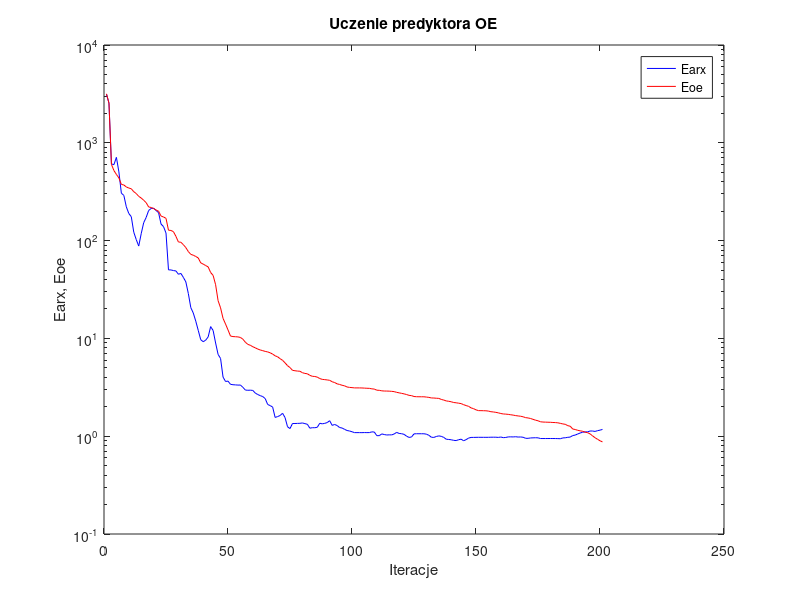
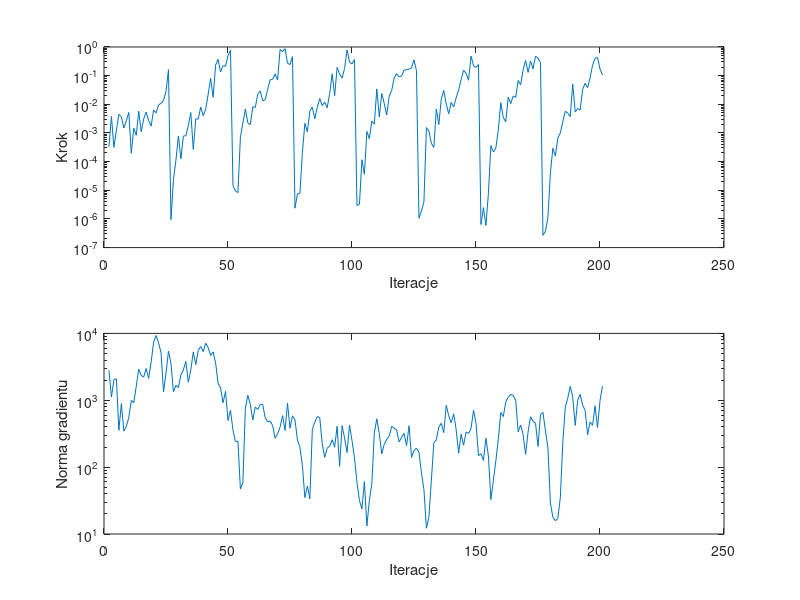

Write MATLAB code to recreate these figures, in order.
%uczenie predyktora oe
clear all;
n=0; farx(n+1)=3.141603e+003; foe(n+1)=3.168925e+003; wspucz(n+1)=0.000000e+000; ng(n+1)=0.000000e+000;
%odnowa zmiennej metryki
n=1; farx(n+1)=2.543788e+003; foe(n+1)=2.549883e+003; krok(n+1)=3.383827e-004; ng(n+1)=2.791383e+003;
n=2; farx(n+1)=6.075581e+002; foe(n+1)=6.014707e+002; krok(n+1)=3.739948e-003; ng(n+1)=1.116469e+003;
n=3; farx(n+1)=5.980440e+002; foe(n+1)=5.204183e+002; krok(n+1)=3.149159e-004; ng(n+1)=2.043919e+003;
n=4; farx(n+1)=7.101484e+002; foe(n+1)=4.749224e+002; krok(n+1)=1.273916e-003; ng(n+1)=2.094510e+003;
n=5; farx(n+1)=5.045341e+002; foe(n+1)=4.377045e+002; krok(n+1)=4.464102e-003; ng(n+1)=3.566786e+002;
n=6; farx(n+1)=3.052595e+002; foe(n+1)=3.755178e+002; krok(n+1)=3.660956e-003; ng(n+1)=8.908105e+002;
n=7; farx(n+1)=2.898136e+002; foe(n+1)=3.705816e+002; krok(n+1)=1.495426e-003; ng(n+1)=3.453988e+002;
n=8; farx(n+1)=2.214448e+002; foe(n+1)=3.535734e+002; krok(n+1)=2.660052e-003; ng(n+1)=4.093347e+002;
n=9; farx(n+1)=1.893228e+002; foe(n+1)=3.447082e+002; krok(n+1)=5.197906e-003; ng(n+1)=5.528283e+002;
n=10; farx(n+1)=1.756524e+002; foe(n+1)=3.388436e+002; krok(n+1)=1.960919e-004; ng(n+1)=9.930859e+002;
n=11; farx(n+1)=1.218956e+002; foe(n+1)=3.161818e+002; krok(n+1)=1.478815e-003; ng(n+1)=9.228105e+002;
n=12; farx(n+1)=1.024630e+002; foe(n+1)=3.029712e+002; krok(n+1)=8.258271e-004; ng(n+1)=1.611209e+003;
n=13; farx(n+1)=8.794766e+001; foe(n+1)=2.833153e+002; krok(n+1)=5.711090e-003; ng(n+1)=2.912695e+003;
n=14; farx(n+1)=1.177075e+002; foe(n+1)=2.725057e+002; krok(n+1)=1.104943e-003; ng(n+1)=2.357617e+003;
n=15; farx(n+1)=1.524290e+002; foe(n+1)=2.585491e+002; krok(n+1)=3.096185e-003; ng(n+1)=2.216088e+003;
n=16; farx(n+1)=1.724497e+002; foe(n+1)=2.442154e+002; krok(n+1)=5.355898e-003; ng(n+1)=2.984559e+003;
n=17; farx(n+1)=2.032605e+002; foe(n+1)=2.208563e+002; krok(n+1)=2.728971e-003; ng(n+1)=2.119407e+003;
n=18; farx(n+1)=2.130189e+002; foe(n+1)=2.180845e+002; krok(n+1)=1.730220e-003; ng(n+1)=3.713407e+003;
n=19; farx(n+1)=2.144511e+002; foe(n+1)=2.127976e+002; krok(n+1)=6.349841e-003; ng(n+1)=7.350163e+003;
n=20; farx(n+1)=2.031799e+002; foe(n+1)=2.056538e+002; krok(n+1)=4.977800e-003; ng(n+1)=9.317999e+003;
n=21; farx(n+1)=1.932095e+002; foe(n+1)=1.996476e+002; krok(n+1)=9.545881e-003; ng(n+1)=7.236143e+003;
n=22; farx(n+1)=1.475384e+002; foe(n+1)=1.784306e+002; krok(n+1)=1.082825e-002; ng(n+1)=5.176923e+003;
n=23; farx(n+1)=1.389945e+002; foe(n+1)=1.743196e+002; krok(n+1)=1.376948e-002; ng(n+1)=1.330001e+003;
n=24; farx(n+1)=1.194758e+002; foe(n+1)=1.689660e+002; krok(n+1)=2.847182e-002; ng(n+1)=2.542595e+003;
n=25; farx(n+1)=5.022986e+001; foe(n+1)=1.277793e+002; krok(n+1)=1.612369e-001; ng(n+1)=5.450729e+003;
%odnowa zmiennej metryki
n=26; farx(n+1)=5.012440e+001; foe(n+1)=1.269566e+002; krok(n+1)=9.449257e-007; ng(n+1)=3.545213e+003;
n=27; farx(n+1)=4.939190e+001; foe(n+1)=1.234075e+002; krok(n+1)=2.372164e-005; ng(n+1)=1.341170e+003;
n=28; farx(n+1)=4.895500e+001; foe(n+1)=1.105055e+002; krok(n+1)=1.115187e-004; ng(n+1)=1.670190e+003;
n=29; farx(n+1)=4.527507e+001; foe(n+1)=9.681504e+001; krok(n+1)=7.821151e-004; ng(n+1)=1.549714e+003;
n=30; farx(n+1)=4.618041e+001; foe(n+1)=9.619648e+001; krok(n+1)=1.253615e-004; ng(n+1)=2.411855e+003;
n=31; farx(n+1)=4.207101e+001; foe(n+1)=9.086931e+001; krok(n+1)=7.805354e-004; ng(n+1)=2.848979e+003;
n=32; farx(n+1)=3.782505e+001; foe(n+1)=8.476229e+001; krok(n+1)=8.006062e-004; ng(n+1)=3.816356e+003;
n=33; farx(n+1)=2.879841e+001; foe(n+1)=7.726525e+001; krok(n+1)=1.812955e-003; ng(n+1)=1.864842e+003;
n=34; farx(n+1)=2.064365e+001; foe(n+1)=7.238703e+001; krok(n+1)=5.167850e-003; ng(n+1)=2.851706e+003;
n=35; farx(n+1)=1.817376e+001; foe(n+1)=7.088419e+001; krok(n+1)=2.652070e-004; ng(n+1)=5.280230e+003;
n=36; farx(n+1)=1.501362e+001; foe(n+1)=6.881435e+001; krok(n+1)=3.096691e-003; ng(n+1)=3.404172e+003;
n=37; farx(n+1)=1.208332e+001; foe(n+1)=6.649032e+001; krok(n+1)=3.059436e-003; ng(n+1)=5.571565e+003;
n=38; farx(n+1)=9.696503e+000; foe(n+1)=5.922282e+001; krok(n+1)=8.029022e-003; ng(n+1)=6.373060e+003;
n=39; farx(n+1)=9.254529e+000; foe(n+1)=5.749234e+001; krok(n+1)=3.990929e-003; ng(n+1)=5.342001e+003;
n=40; farx(n+1)=9.585634e+000; foe(n+1)=5.558598e+001; krok(n+1)=6.734730e-003; ng(n+1)=7.160990e+003;
n=41; farx(n+1)=1.036163e+001; foe(n+1)=5.384563e+001; krok(n+1)=2.219272e-002; ng(n+1)=6.129705e+003;
n=42; farx(n+1)=1.320195e+001; foe(n+1)=4.716677e+001; krok(n+1)=8.061847e-002; ng(n+1)=4.677054e+003;
n=43; farx(n+1)=1.204700e+001; foe(n+1)=4.405565e+001; krok(n+1)=1.759944e-002; ng(n+1)=5.276039e+003;
n=44; farx(n+1)=8.978345e+000; foe(n+1)=3.538756e+001; krok(n+1)=2.343012e-001; ng(n+1)=3.598310e+003;
n=45; farx(n+1)=6.863670e+000; foe(n+1)=2.432009e+001; krok(n+1)=3.730776e-001; ng(n+1)=1.798309e+003;
n=46; farx(n+1)=6.232731e+000; foe(n+1)=2.052886e+001; krok(n+1)=1.336126e-001; ng(n+1)=1.525326e+003;
n=47; farx(n+1)=4.023709e+000; foe(n+1)=1.603016e+001; krok(n+1)=2.228338e-001; ng(n+1)=9.160695e+002;
n=48; farx(n+1)=3.629067e+000; foe(n+1)=1.403532e+001; krok(n+1)=2.114442e-001; ng(n+1)=1.359415e+003;
n=49; farx(n+1)=3.658569e+000; foe(n+1)=1.221756e+001; krok(n+1)=4.936410e-001; ng(n+1)=4.973171e+002;
n=50; farx(n+1)=3.392886e+000; foe(n+1)=1.057209e+001; krok(n+1)=7.763546e-001; ng(n+1)=7.111715e+002;
%odnowa zmiennej metryki
n=51; farx(n+1)=3.359798e+000; foe(n+1)=1.044188e+001; krok(n+1)=1.438760e-005; ng(n+1)=3.578140e+002;
n=52; farx(n+1)=3.348057e+000; foe(n+1)=1.040253e+001; krok(n+1)=9.405221e-006; ng(n+1)=2.417857e+002;
n=53; farx(n+1)=3.330582e+000; foe(n+1)=1.035861e+001; krok(n+1)=8.311102e-006; ng(n+1)=2.446255e+002;
n=54; farx(n+1)=3.336329e+000; foe(n+1)=1.023063e+001; krok(n+1)=7.045398e-004; ng(n+1)=4.696991e+001;
n=55; farx(n+1)=3.161625e+000; foe(n+1)=9.813313e+000; krok(n+1)=2.213894e-003; ng(n+1)=5.881857e+001;
n=56; farx(n+1)=2.963278e+000; foe(n+1)=9.136704e+000; krok(n+1)=6.832794e-003; ng(n+1)=7.614262e+002;
n=57; farx(n+1)=2.948137e+000; foe(n+1)=8.688681e+000; krok(n+1)=2.218843e-003; ng(n+1)=1.184815e+003;
n=58; farx(n+1)=2.956071e+000; foe(n+1)=8.504628e+000; krok(n+1)=1.970836e-003; ng(n+1)=8.647206e+002;
n=59; farx(n+1)=2.937769e+000; foe(n+1)=8.220854e+000; krok(n+1)=8.252113e-003; ng(n+1)=5.071216e+002;
n=60; farx(n+1)=2.761665e+000; foe(n+1)=8.011963e+000; krok(n+1)=7.740832e-003; ng(n+1)=7.927775e+002;
n=61; farx(n+1)=2.666327e+000; foe(n+1)=7.777347e+000; krok(n+1)=2.284436e-002; ng(n+1)=7.287515e+002;
n=62; farx(n+1)=2.599418e+000; foe(n+1)=7.617617e+000; krok(n+1)=2.928765e-002; ng(n+1)=8.701533e+002;
n=63; farx(n+1)=2.543064e+000; foe(n+1)=7.494659e+000; krok(n+1)=1.321526e-002; ng(n+1)=8.646420e+002;
n=64; farx(n+1)=2.425428e+000; foe(n+1)=7.363738e+000; krok(n+1)=1.448480e-002; ng(n+1)=5.468945e+002;
n=65; farx(n+1)=2.110005e+000; foe(n+1)=7.275217e+000; krok(n+1)=3.350022e-002; ng(n+1)=4.759825e+002;
n=66; farx(n+1)=2.056216e+000; foe(n+1)=7.125003e+000; krok(n+1)=7.159043e-002; ng(n+1)=4.903703e+002;
n=67; farx(n+1)=1.986090e+000; foe(n+1)=6.910501e+000; krok(n+1)=7.437068e-002; ng(n+1)=4.176161e+002;
n=68; farx(n+1)=1.555291e+000; foe(n+1)=6.639723e+000; krok(n+1)=1.143200e-001; ng(n+1)=2.709675e+002;
n=69; farx(n+1)=1.588086e+000; foe(n+1)=6.485783e+000; krok(n+1)=7.000904e-002; ng(n+1)=3.146256e+002;
n=70; farx(n+1)=1.626642e+000; foe(n+1)=6.206752e+000; krok(n+1)=8.228538e-001; ng(n+1)=3.974025e+002;
n=71; farx(n+1)=1.716763e+000; foe(n+1)=5.967658e+000; krok(n+1)=6.930078e-001; ng(n+1)=5.889291e+002;
n=72; farx(n+1)=1.550330e+000; foe(n+1)=5.625981e+000; krok(n+1)=8.771846e-001; ng(n+1)=3.546645e+002;
n=73; farx(n+1)=1.249328e+000; foe(n+1)=5.262352e+000; krok(n+1)=2.730638e-001; ng(n+1)=9.049787e+002;
n=74; farx(n+1)=1.196737e+000; foe(n+1)=5.031617e+000; krok(n+1)=2.436225e-001; ng(n+1)=3.817781e+002;
n=75; farx(n+1)=1.348458e+000; foe(n+1)=4.715514e+000; krok(n+1)=4.635137e-001; ng(n+1)=5.859491e+002;
%odnowa zmiennej metryki
n=76; farx(n+1)=1.348403e+000; foe(n+1)=4.671280e+000; krok(n+1)=2.378870e-006; ng(n+1)=5.093223e+002;
n=77; farx(n+1)=1.352041e+000; foe(n+1)=4.633377e+000; krok(n+1)=7.425417e-006; ng(n+1)=2.545090e+002;
n=78; farx(n+1)=1.354567e+000; foe(n+1)=4.614691e+000; krok(n+1)=7.835092e-006; ng(n+1)=1.980933e+002;
n=79; farx(n+1)=1.366042e+000; foe(n+1)=4.460688e+000; krok(n+1)=2.093566e-004; ng(n+1)=1.049468e+002;
n=80; farx(n+1)=1.345084e+000; foe(n+1)=4.383630e+000; krok(n+1)=2.176076e-003; ng(n+1)=3.494497e+001;
n=81; farx(n+1)=1.324258e+000; foe(n+1)=4.347607e+000; krok(n+1)=1.093891e-003; ng(n+1)=5.212460e+001;
n=82; farx(n+1)=1.207940e+000; foe(n+1)=4.192042e+000; krok(n+1)=5.829556e-003; ng(n+1)=3.358450e+001;
n=83; farx(n+1)=1.221728e+000; foe(n+1)=4.097691e+000; krok(n+1)=7.993461e-003; ng(n+1)=3.679599e+002;
n=84; farx(n+1)=1.220684e+000; foe(n+1)=4.080232e+000; krok(n+1)=3.136698e-003; ng(n+1)=4.710044e+002;
n=85; farx(n+1)=1.234213e+000; foe(n+1)=4.018661e+000; krok(n+1)=7.876901e-003; ng(n+1)=5.720085e+002;
n=86; farx(n+1)=1.356605e+000; foe(n+1)=3.885620e+000; krok(n+1)=1.596372e-002; ng(n+1)=5.486121e+002;
n=87; farx(n+1)=1.338180e+000; foe(n+1)=3.812507e+000; krok(n+1)=8.966852e-003; ng(n+1)=2.232668e+002;
n=88; farx(n+1)=1.353106e+000; foe(n+1)=3.788534e+000; krok(n+1)=1.184956e-002; ng(n+1)=1.404567e+002;
n=89; farx(n+1)=1.378354e+000; foe(n+1)=3.761329e+000; krok(n+1)=7.585473e-003; ng(n+1)=1.928218e+002;
n=90; farx(n+1)=1.439954e+000; foe(n+1)=3.728635e+000; krok(n+1)=2.390821e-002; ng(n+1)=2.047309e+002;
n=91; farx(n+1)=1.289921e+000; foe(n+1)=3.604083e+000; krok(n+1)=1.160291e-001; ng(n+1)=2.576550e+002;
n=92; farx(n+1)=1.317904e+000; foe(n+1)=3.538084e+000; krok(n+1)=2.001452e-002; ng(n+1)=1.986640e+002;
n=93; farx(n+1)=1.286195e+000; foe(n+1)=3.430879e+000; krok(n+1)=1.940886e-001; ng(n+1)=4.093178e+002;
n=94; farx(n+1)=1.225970e+000; foe(n+1)=3.381358e+000; krok(n+1)=1.139041e-001; ng(n+1)=1.026326e+002;
n=95; farx(n+1)=1.212928e+000; foe(n+1)=3.317390e+000; krok(n+1)=8.205256e-002; ng(n+1)=4.178985e+002;
n=96; farx(n+1)=1.175356e+000; foe(n+1)=3.273868e+000; krok(n+1)=1.778431e-001; ng(n+1)=2.738482e+002;
n=97; farx(n+1)=1.143508e+000; foe(n+1)=3.186848e+000; krok(n+1)=7.927530e-001; ng(n+1)=1.652942e+002;
n=98; farx(n+1)=1.130529e+000; foe(n+1)=3.155392e+000; krok(n+1)=2.990259e-001; ng(n+1)=4.260409e+002;
n=99; farx(n+1)=1.110539e+000; foe(n+1)=3.138627e+000; krok(n+1)=2.561085e-001; ng(n+1)=2.490580e+002;
n=100; farx(n+1)=1.088262e+000; foe(n+1)=3.118661e+000; krok(n+1)=3.655097e-001; ng(n+1)=1.384374e+002;
%odnowa zmiennej metryki
n=101; farx(n+1)=1.088095e+000; foe(n+1)=3.117849e+000; krok(n+1)=2.920731e-006; ng(n+1)=5.953600e+001;
n=102; farx(n+1)=1.088141e+000; foe(n+1)=3.117623e+000; krok(n+1)=3.270567e-006; ng(n+1)=3.164770e+001;
n=103; farx(n+1)=1.087192e+000; foe(n+1)=3.113321e+000; krok(n+1)=1.169035e-004; ng(n+1)=2.362255e+001;
n=104; farx(n+1)=1.089611e+000; foe(n+1)=3.102717e+000; krok(n+1)=3.583315e-005; ng(n+1)=6.086349e+001;
n=105; farx(n+1)=1.088129e+000; foe(n+1)=3.091371e+000; krok(n+1)=1.130654e-003; ng(n+1)=1.319104e+001;
n=106; farx(n+1)=1.088953e+000; foe(n+1)=3.085756e+000; krok(n+1)=6.277588e-004; ng(n+1)=3.164935e+001;
n=107; farx(n+1)=1.107693e+000; foe(n+1)=3.049467e+000; krok(n+1)=2.607206e-003; ng(n+1)=5.675858e+001;
n=108; farx(n+1)=1.103102e+000; foe(n+1)=3.033182e+000; krok(n+1)=2.032662e-003; ng(n+1)=3.240017e+002;
n=109; farx(n+1)=1.012491e+000; foe(n+1)=2.954347e+000; krok(n+1)=3.450322e-002; ng(n+1)=5.277790e+002;
n=110; farx(n+1)=1.013152e+000; foe(n+1)=2.945483e+000; krok(n+1)=3.621201e-003; ng(n+1)=3.184038e+002;
n=111; farx(n+1)=1.055541e+000; foe(n+1)=2.911182e+000; krok(n+1)=2.399905e-002; ng(n+1)=1.577844e+002;
n=112; farx(n+1)=1.040242e+000; foe(n+1)=2.896918e+000; krok(n+1)=1.071441e-002; ng(n+1)=2.207861e+002;
n=113; farx(n+1)=1.028891e+000; foe(n+1)=2.894433e+000; krok(n+1)=4.212063e-003; ng(n+1)=2.600861e+002;
n=114; farx(n+1)=1.032713e+000; foe(n+1)=2.888611e+000; krok(n+1)=1.932256e-002; ng(n+1)=2.916421e+002;
n=115; farx(n+1)=1.031301e+000; foe(n+1)=2.875010e+000; krok(n+1)=3.023343e-002; ng(n+1)=4.072548e+002;
n=116; farx(n+1)=1.053659e+000; foe(n+1)=2.856726e+000; krok(n+1)=8.388517e-002; ng(n+1)=3.814861e+002;
n=117; farx(n+1)=1.094006e+000; foe(n+1)=2.808426e+000; krok(n+1)=1.158784e-001; ng(n+1)=3.596619e+002;
n=118; farx(n+1)=1.067434e+000; foe(n+1)=2.776495e+000; krok(n+1)=9.048247e-002; ng(n+1)=2.378112e+002;
n=119; farx(n+1)=1.060614e+000; foe(n+1)=2.741847e+000; krok(n+1)=9.760941e-002; ng(n+1)=2.792048e+002;
n=120; farx(n+1)=1.044712e+000; foe(n+1)=2.709300e+000; krok(n+1)=1.553141e-001; ng(n+1)=3.206481e+002;
n=121; farx(n+1)=1.000951e+000; foe(n+1)=2.667588e+000; krok(n+1)=1.590303e-001; ng(n+1)=2.094998e+002;
n=122; farx(n+1)=9.718792e-001; foe(n+1)=2.616154e+000; krok(n+1)=1.686145e-001; ng(n+1)=4.166189e+002;
n=123; farx(n+1)=9.816188e-001; foe(n+1)=2.599606e+000; krok(n+1)=1.881412e-001; ng(n+1)=1.397196e+002;
n=124; farx(n+1)=1.056385e+000; foe(n+1)=2.545842e+000; krok(n+1)=3.550835e-001; ng(n+1)=1.769635e+002;
n=125; farx(n+1)=1.059932e+000; foe(n+1)=2.533538e+000; krok(n+1)=1.482616e-001; ng(n+1)=1.920328e+002;
%odnowa zmiennej metryki
n=126; farx(n+1)=1.059632e+000; foe(n+1)=2.530950e+000; krok(n+1)=1.058858e-006; ng(n+1)=1.662788e+002;
n=127; farx(n+1)=1.059484e+000; foe(n+1)=2.530013e+000; krok(n+1)=1.867939e-006; ng(n+1)=8.207876e+001;
n=128; farx(n+1)=1.059093e+000; foe(n+1)=2.529421e+000; krok(n+1)=3.991577e-006; ng(n+1)=4.613830e+001;
n=129; farx(n+1)=1.049007e+000; foe(n+1)=2.512576e+000; krok(n+1)=1.548092e-003; ng(n+1)=1.219362e+001;
n=130; farx(n+1)=1.021373e+000; foe(n+1)=2.494323e+000; krok(n+1)=1.173246e-003; ng(n+1)=1.794374e+001;
n=131; farx(n+1)=9.759675e-001; foe(n+1)=2.461306e+000; krok(n+1)=4.356528e-004; ng(n+1)=6.373233e+001;
n=132; farx(n+1)=9.720314e-001; foe(n+1)=2.457179e+000; krok(n+1)=3.125285e-004; ng(n+1)=2.324127e+002;
n=133; farx(n+1)=9.931932e-001; foe(n+1)=2.444228e+000; krok(n+1)=6.832143e-003; ng(n+1)=2.559429e+002;
n=134; farx(n+1)=1.007796e+000; foe(n+1)=2.436676e+000; krok(n+1)=1.970836e-003; ng(n+1)=3.995413e+002;
n=135; farx(n+1)=9.963700e-001; foe(n+1)=2.376923e+000; krok(n+1)=1.526430e-002; ng(n+1)=4.525234e+002;
n=136; farx(n+1)=9.723265e-001; foe(n+1)=2.341642e+000; krok(n+1)=3.023343e-002; ng(n+1)=3.283264e+002;
n=137; farx(n+1)=9.312364e-001; foe(n+1)=2.295344e+000; krok(n+1)=1.012183e-002; ng(n+1)=8.408531e+002;
n=138; farx(n+1)=9.259177e-001; foe(n+1)=2.274371e+000; krok(n+1)=4.679447e-003; ng(n+1)=5.854703e+002;
n=139; farx(n+1)=9.197248e-001; foe(n+1)=2.250629e+000; krok(n+1)=1.165911e-002; ng(n+1)=4.606591e+002;
n=140; farx(n+1)=9.071922e-001; foe(n+1)=2.210004e+000; krok(n+1)=8.085176e-003; ng(n+1)=6.264489e+002;
n=141; farx(n+1)=9.021192e-001; foe(n+1)=2.196915e+000; krok(n+1)=1.688698e-002; ng(n+1)=3.634141e+002;
n=142; farx(n+1)=9.208012e-001; foe(n+1)=2.175227e+000; krok(n+1)=3.192003e-002; ng(n+1)=1.614361e+002;
n=143; farx(n+1)=9.325324e-001; foe(n+1)=2.155111e+000; krok(n+1)=7.301859e-002; ng(n+1)=3.114591e+002;
n=144; farx(n+1)=8.985426e-001; foe(n+1)=2.100902e+000; krok(n+1)=1.541897e-001; ng(n+1)=2.124854e+002;
n=145; farx(n+1)=9.220016e-001; foe(n+1)=2.057569e+000; krok(n+1)=1.202721e-001; ng(n+1)=3.355399e+002;
n=146; farx(n+1)=9.563657e-001; foe(n+1)=2.020811e+000; krok(n+1)=6.900644e-002; ng(n+1)=3.184632e+002;
n=147; farx(n+1)=9.717601e-001; foe(n+1)=1.948404e+000; krok(n+1)=4.810883e-001; ng(n+1)=3.776894e+002;
n=148; farx(n+1)=9.721595e-001; foe(n+1)=1.913596e+000; krok(n+1)=2.223238e-001; ng(n+1)=7.053869e+002;
n=149; farx(n+1)=9.736107e-001; foe(n+1)=1.860382e+000; krok(n+1)=1.927395e-001; ng(n+1)=4.541328e+002;
n=150; farx(n+1)=9.744499e-001; foe(n+1)=1.826321e+000; krok(n+1)=2.443912e-001; ng(n+1)=1.487076e+002;
%odnowa zmiennej metryki
n=151; farx(n+1)=9.743932e-001; foe(n+1)=1.825187e+000; krok(n+1)=6.404948e-007; ng(n+1)=1.586069e+002;
n=152; farx(n+1)=9.740873e-001; foe(n+1)=1.822385e+000; krok(n+1)=2.488118e-006; ng(n+1)=1.264680e+002;
n=153; farx(n+1)=9.740223e-001; foe(n+1)=1.819155e+000; krok(n+1)=5.919728e-007; ng(n+1)=2.707368e+002;
n=154; farx(n+1)=9.744059e-001; foe(n+1)=1.806422e+000; krok(n+1)=7.806114e-006; ng(n+1)=1.467181e+002;
n=155; farx(n+1)=9.765193e-001; foe(n+1)=1.780353e+000; krok(n+1)=3.643336e-004; ng(n+1)=3.270397e+001;
n=156; farx(n+1)=9.766704e-001; foe(n+1)=1.769792e+000; krok(n+1)=2.157932e-004; ng(n+1)=6.332120e+001;
n=157; farx(n+1)=9.766543e-001; foe(n+1)=1.753331e+000; krok(n+1)=2.961508e-004; ng(n+1)=1.240357e+002;
n=158; farx(n+1)=9.719584e-001; foe(n+1)=1.733202e+000; krok(n+1)=1.296700e-003; ng(n+1)=2.631658e+002;
n=159; farx(n+1)=9.811650e-001; foe(n+1)=1.706209e+000; krok(n+1)=1.142218e-002; ng(n+1)=6.582721e+002;
n=160; farx(n+1)=9.661505e-001; foe(n+1)=1.688501e+000; krok(n+1)=3.456065e-003; ng(n+1)=5.704012e+002;
n=161; farx(n+1)=9.711519e-001; foe(n+1)=1.681709e+000; krok(n+1)=2.444561e-003; ng(n+1)=9.396878e+002;
n=162; farx(n+1)=9.834264e-001; foe(n+1)=1.672042e+000; krok(n+1)=1.791379e-002; ng(n+1)=1.111048e+003;
n=163; farx(n+1)=9.850535e-001; foe(n+1)=1.656814e+000; krok(n+1)=1.053841e-002; ng(n+1)=1.223276e+003;
n=164; farx(n+1)=9.828997e-001; foe(n+1)=1.643000e+000; krok(n+1)=1.949868e-002; ng(n+1)=1.186100e+003;
n=165; farx(n+1)=9.878237e-001; foe(n+1)=1.623977e+000; krok(n+1)=1.740861e-002; ng(n+1)=9.887937e+002;
n=166; farx(n+1)=9.798040e-001; foe(n+1)=1.611275e+000; krok(n+1)=6.754317e-002; ng(n+1)=3.381983e+002;
n=167; farx(n+1)=9.825581e-001; foe(n+1)=1.599569e+000; krok(n+1)=4.725510e-002; ng(n+1)=4.255747e+002;
n=168; farx(n+1)=9.748648e-001; foe(n+1)=1.579708e+000; krok(n+1)=1.600146e-001; ng(n+1)=3.062769e+002;
n=169; farx(n+1)=9.520152e-001; foe(n+1)=1.548250e+000; krok(n+1)=3.388186e-001; ng(n+1)=1.551530e+002;
n=170; farx(n+1)=9.510992e-001; foe(n+1)=1.537024e+000; krok(n+1)=1.300904e-001; ng(n+1)=3.359463e+002;
n=171; farx(n+1)=9.598382e-001; foe(n+1)=1.517015e+000; krok(n+1)=3.261226e-001; ng(n+1)=5.676257e+002;
n=172; farx(n+1)=9.621851e-001; foe(n+1)=1.487291e+000; krok(n+1)=1.713887e-001; ng(n+1)=4.820030e+002;
n=173; farx(n+1)=9.644856e-001; foe(n+1)=1.458379e+000; krok(n+1)=4.764226e-001; ng(n+1)=4.537243e+002;
n=174; farx(n+1)=9.622023e-001; foe(n+1)=1.437995e+000; krok(n+1)=4.083285e-001; ng(n+1)=2.035926e+002;
n=175; farx(n+1)=9.469999e-001; foe(n+1)=1.404405e+000; krok(n+1)=2.833785e-001; ng(n+1)=6.102990e+002;
%odnowa zmiennej metryki
n=176; farx(n+1)=9.467380e-001; foe(n+1)=1.395694e+000; krok(n+1)=2.687527e-007; ng(n+1)=6.581227e+002;
n=177; farx(n+1)=9.466903e-001; foe(n+1)=1.392619e+000; krok(n+1)=3.726485e-007; ng(n+1)=3.495940e+002;
n=178; farx(n+1)=9.468148e-001; foe(n+1)=1.389584e+000; krok(n+1)=1.144840e-006; ng(n+1)=1.944206e+002;
n=179; farx(n+1)=9.470799e-001; foe(n+1)=1.387363e+000; krok(n+1)=4.185317e-005; ng(n+1)=2.904192e+001;
n=180; farx(n+1)=9.469940e-001; foe(n+1)=1.381143e+000; krok(n+1)=2.936707e-004; ng(n+1)=1.782241e+001;
n=181; farx(n+1)=9.465067e-001; foe(n+1)=1.378173e+000; krok(n+1)=1.555562e-004; ng(n+1)=1.580223e+001;
n=182; farx(n+1)=9.450747e-001; foe(n+1)=1.370601e+000; krok(n+1)=6.791933e-004; ng(n+1)=1.703544e+001;
n=183; farx(n+1)=9.423205e-001; foe(n+1)=1.353427e+000; krok(n+1)=9.977322e-004; ng(n+1)=3.506832e+001;
n=184; farx(n+1)=9.603619e-001; foe(n+1)=1.335513e+000; krok(n+1)=2.519327e-003; ng(n+1)=2.341497e+002;
n=185; farx(n+1)=9.634858e-001; foe(n+1)=1.322776e+000; krok(n+1)=5.711898e-003; ng(n+1)=7.894694e+002;
n=186; farx(n+1)=9.741273e-001; foe(n+1)=1.282047e+000; krok(n+1)=4.969475e-003; ng(n+1)=1.074654e+003;
n=187; farx(n+1)=9.797896e-001; foe(n+1)=1.264072e+000; krok(n+1)=3.752980e-003; ng(n+1)=1.617537e+003;
n=188; farx(n+1)=1.015805e+000; foe(n+1)=1.184289e+000; krok(n+1)=5.145237e-002; ng(n+1)=1.116051e+003;
n=189; farx(n+1)=1.026559e+000; foe(n+1)=1.171233e+000; krok(n+1)=5.390749e-003; ng(n+1)=4.207094e+002;
n=190; farx(n+1)=1.053494e+000; foe(n+1)=1.148557e+000; krok(n+1)=7.088910e-003; ng(n+1)=9.968282e+002;
n=191; farx(n+1)=1.077545e+000; foe(n+1)=1.135786e+000; krok(n+1)=6.319511e-003; ng(n+1)=1.225178e+003;
n=192; farx(n+1)=1.098915e+000; foe(n+1)=1.123016e+000; krok(n+1)=3.320390e-002; ng(n+1)=8.414517e+002;
n=193; farx(n+1)=1.106068e+000; foe(n+1)=1.099318e+000; krok(n+1)=5.421512e-002; ng(n+1)=7.117248e+002;
n=194; farx(n+1)=1.108248e+000; foe(n+1)=1.086460e+000; krok(n+1)=3.783561e-002; ng(n+1)=3.041752e+002;
n=195; farx(n+1)=1.130513e+000; foe(n+1)=1.056132e+000; krok(n+1)=8.386628e-002; ng(n+1)=4.739973e+002;
n=196; farx(n+1)=1.130178e+000; foe(n+1)=1.007944e+000; krok(n+1)=2.320583e-001; ng(n+1)=4.206498e+002;
n=197; farx(n+1)=1.118865e+000; foe(n+1)=9.650014e-001; krok(n+1)=4.003122e-001; ng(n+1)=8.275122e+002;
n=198; farx(n+1)=1.139043e+000; foe(n+1)=9.306491e-001; krok(n+1)=4.352152e-001; ng(n+1)=3.916520e+002;
n=199; farx(n+1)=1.153126e+000; foe(n+1)=8.982025e-001; krok(n+1)=1.702433e-001; ng(n+1)=9.865244e+002;
n=200; farx(n+1)=1.172953e+000; foe(n+1)=8.740700e-001; krok(n+1)=1.067078e-001; ng(n+1)=1.630898e+003;

figure; semilogy(farx,'b'); hold on; semilogy(foe,'r'); xlabel('Iteracje'); ylabel('Earx, Eoe'); legend('Earx','Eoe'); title('Uczenie predyktora OE');
figure; subplot(2,1,1); semilogy(krok); xlabel('Iteracje'); ylabel('Krok');
subplot(2,1,2); semilogy(ng); xlabel('Iteracje'); ylabel('Norma gradientu');
Earx=farx(n+1)
Eoe=foe(n+1)
